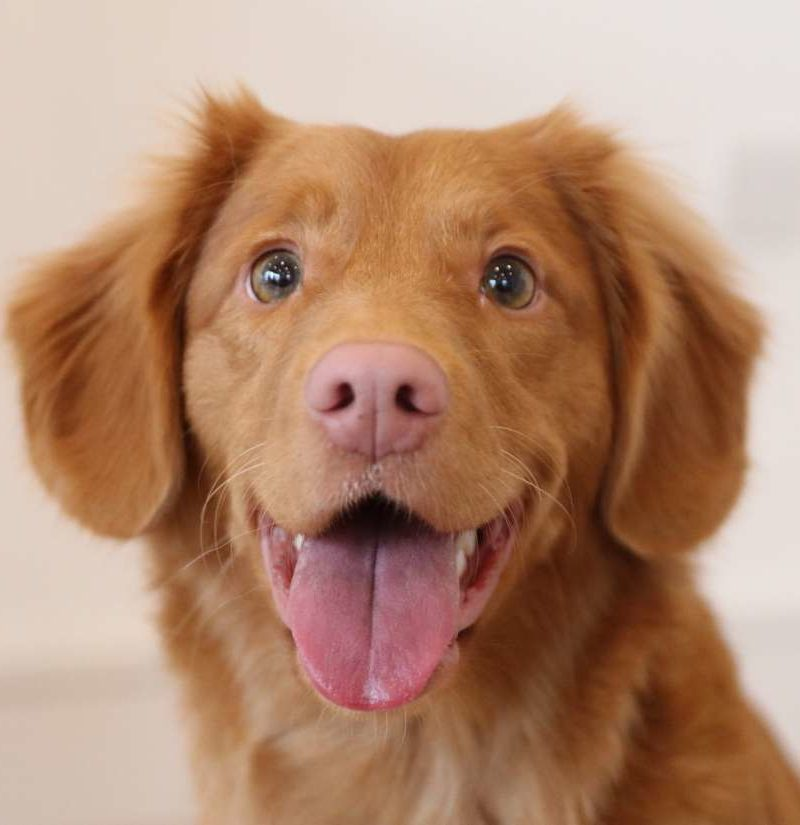
%> input picture Practical 4/Dog1.png, 800 x 825 px
$ octave LaplacianFilter.m   (GNU Octave 9; MATLAB toolbox functions it lacks are replaced by stand-ins)
%> lines starting %> are read from the running program, lines starting %| are printed output that depends on the picture
filter_pos = [0 1 0; 1 -4 1; 0 1 0];
filter_neg = -filter_pos;
I = imread("Dog1.png");
%> I is the input picture: size 825x800x3 uint8; mean R, G, B 177.1, 137.1, 112.3
gray = rgb2gray(I);
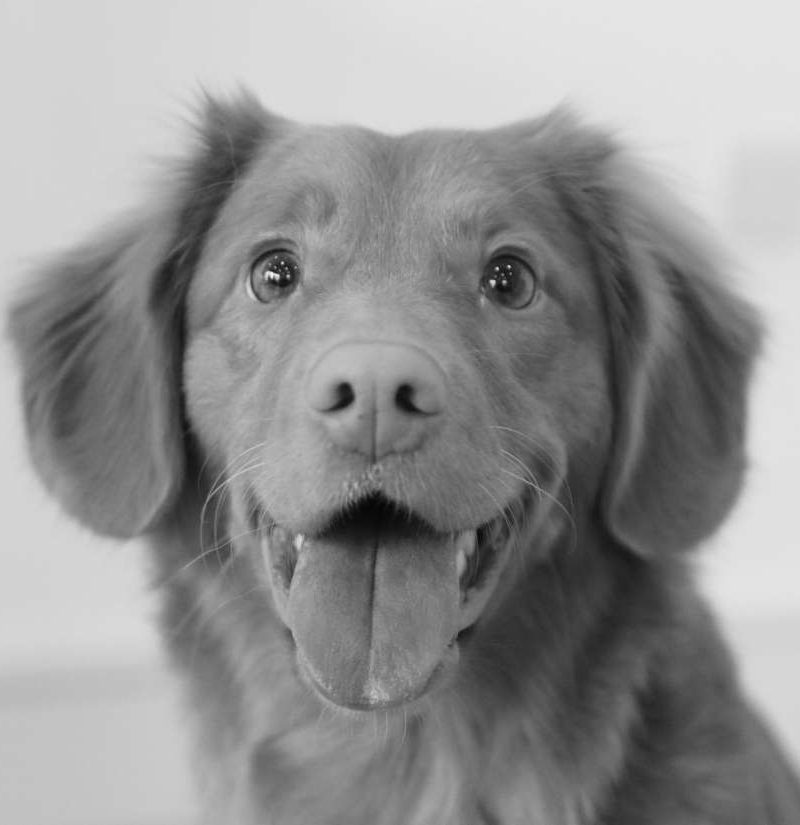
%> gray: size 825x800 uint8; min 5, max 248, mean 146.2
I = im2double(gray);
%> I: size 825x800 double

G_x = conv2(I, filter_pos, 'same');
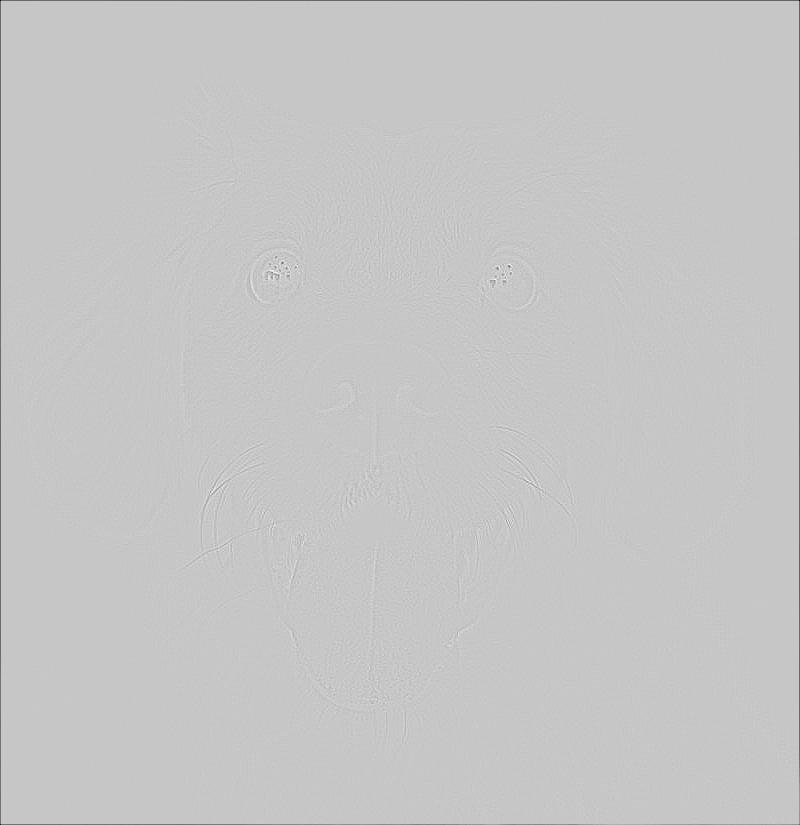
%> G_x: size 825x800 double; min -1.8, max 0.51, mean -0.00376; drawn with min black and max white
G_y = conv2(I, filter_neg, 'same');
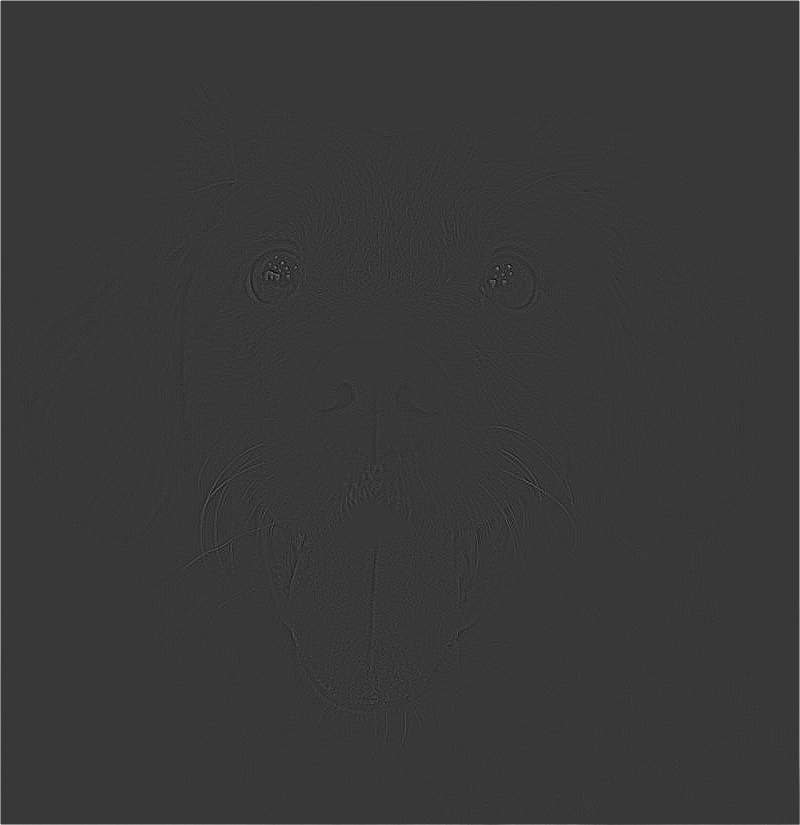
%> G_y: size 825x800 double; min -0.51, max 1.8, mean 0.00376; drawn with min black and max white

pre_hor = imfilter(I, fspecial('laplacian'));
pre_ver = imfilter(I, -fspecial('laplacian'));

subplot(2,3,1);
imshow(I);
title("Original Image");

subplot(2,3,2);
imshow(G_x);
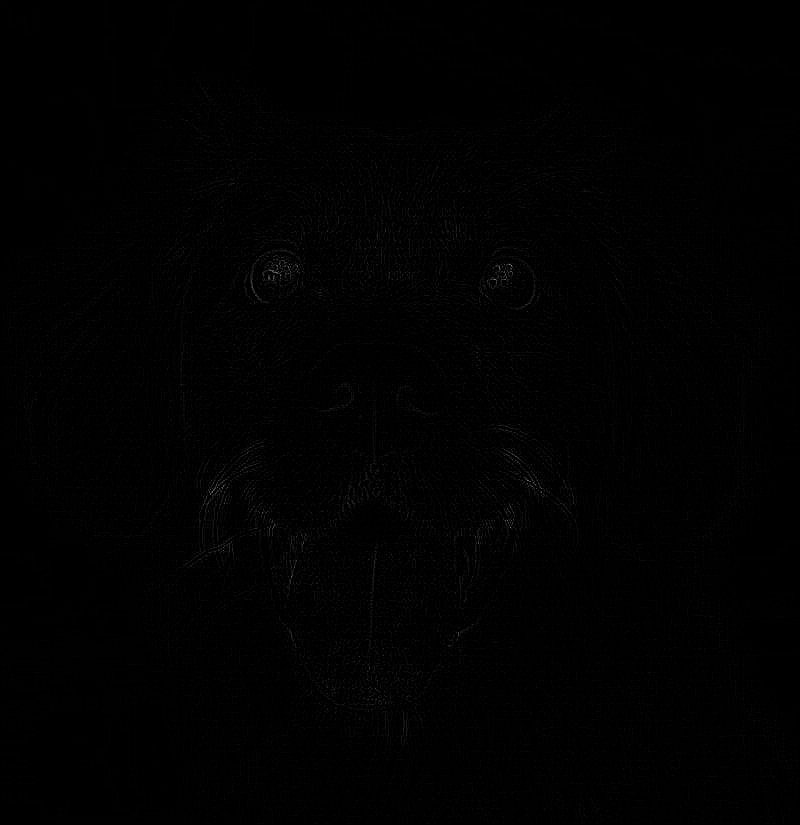
%> displayed picture: size 825x800, on the screen's scale of 0 to 255; min 0, max 130, mean 1.1
title('Laplacian Filter (-ve)');

subplot (2,3,3);
imshow(pre_hor);
title('Predefined Laplacian Filter (+ive)');

subplot(2,3,5);
imshow(G_y);
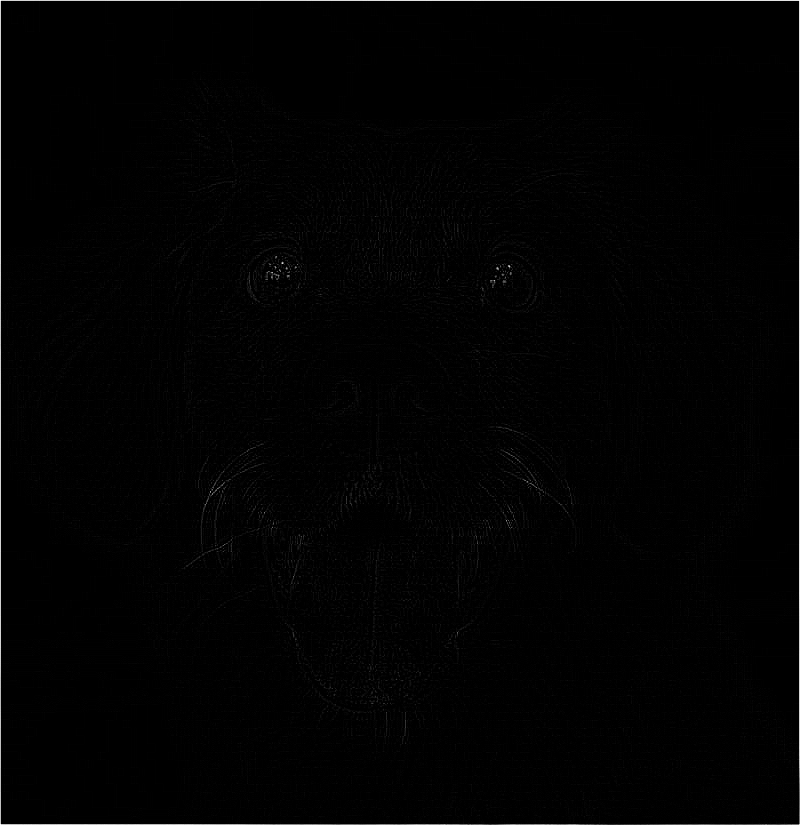
%> displayed picture: size 825x800, on the screen's scale of 0 to 255; min 0, max 255, mean 2.1
title('Laplacian Filter (-ive)');

subplot(2,3,6);
imshow(pre_ver);
title('Predefined Laplacian Filter (+ive)');

$ run again, with Practical 4/Dog.png copied over Practical 4/Dog1.png
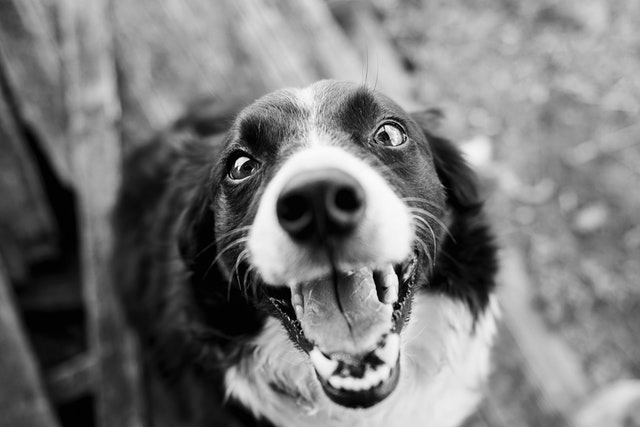
%> input picture Practical 4/Dog.png, 640 x 427 px
%> I is the input picture: size 427x640x3 uint8; min 0, max 253, mean 120.8
%> I: size 427x640 double
%> `G_y = conv2(I, filter_neg, 'same');`:
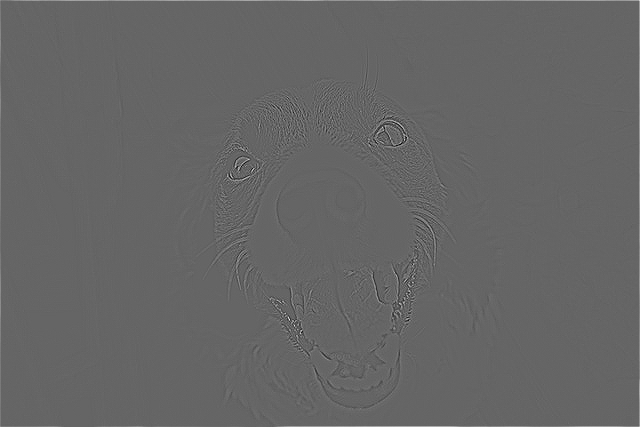
%> G_y: size 427x640 double; min -1.27, max 1.92, mean 0.00388; drawn with min black and max white
%> `imshow(G_y);`:
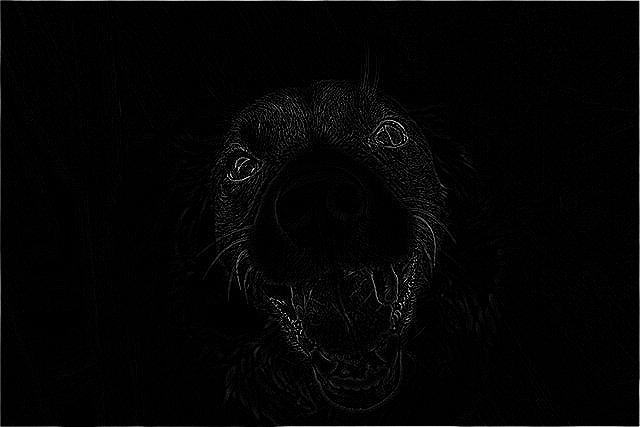
%> displayed picture: size 427x640, on the screen's scale of 0 to 255; min 0, max 255, mean 4.2

$ run again, with Practical 4/image1.jpg saved as Practical 4/Dog1.png
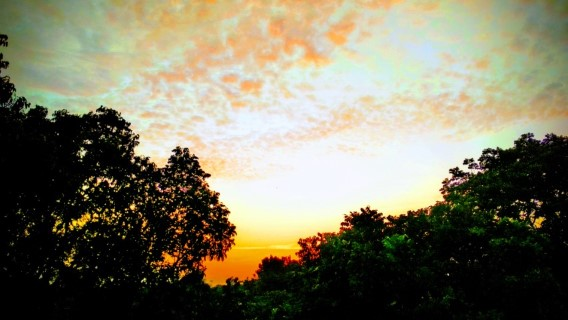
%> input picture Practical 4/image1.jpg, 568 x 320 px
%> I is the input picture: size 320x568x3 uint8; mean R, G, B 124.8, 121.1, 100.7
%> I: size 320x568 double
%> `G_y = conv2(I, filter_neg, 'same');`:
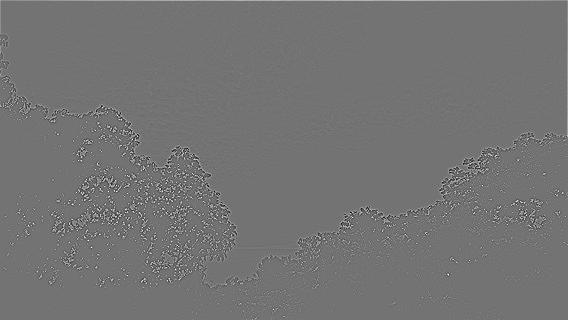
%> G_y: size 320x568 double; min -1.48, max 1.79, mean 0.00251; drawn with min black and max white
%> `imshow(G_y);`:
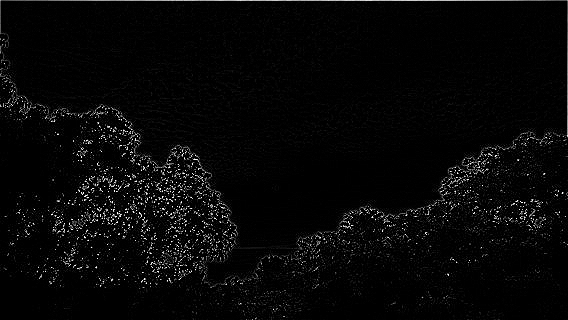
%> displayed picture: size 320x568, on the screen's scale of 0 to 255; min 0, max 255, mean 7.3
